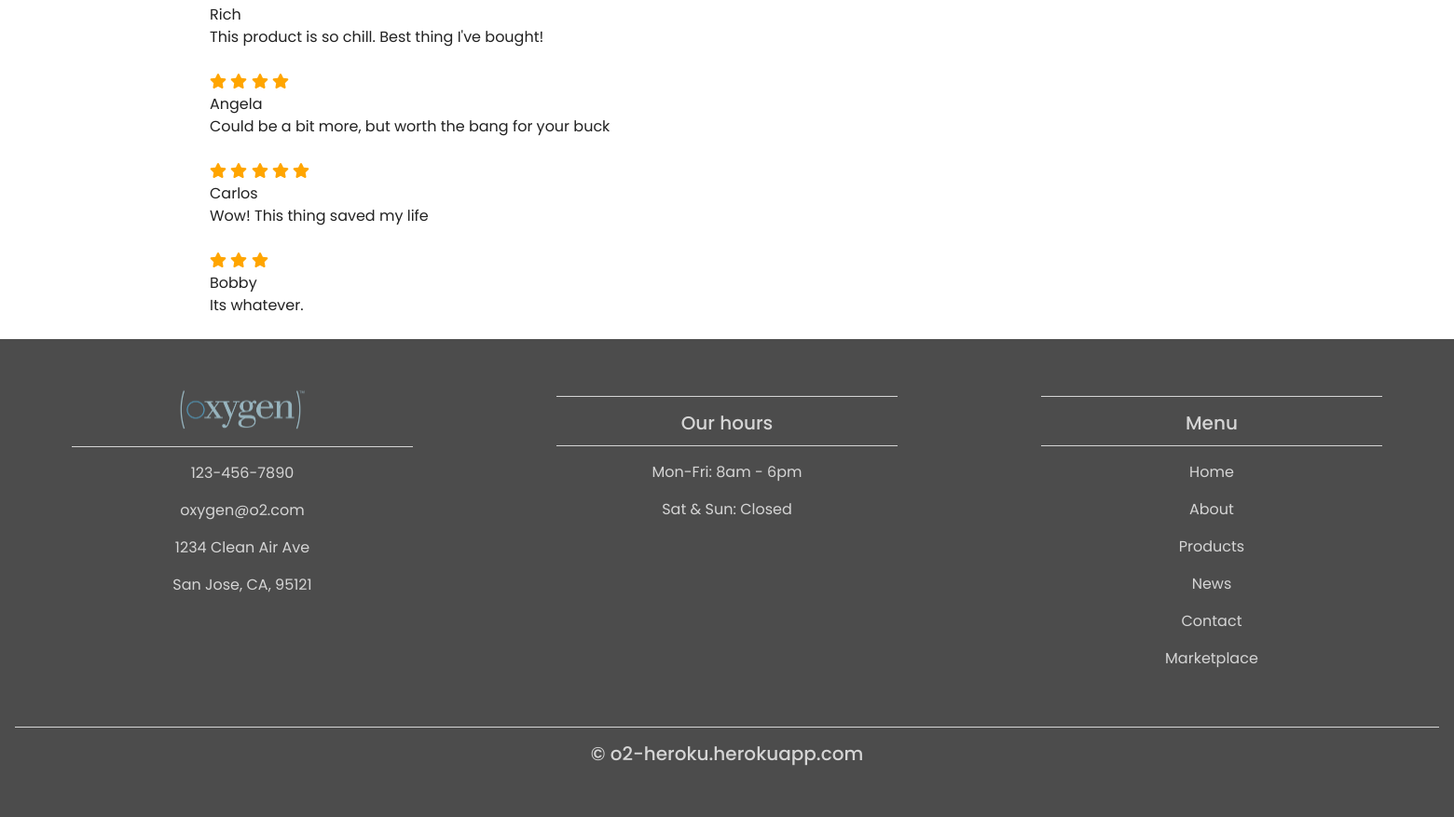
/detailPage.php?value=1 (lower part), run on an earlier commit of the app's database.
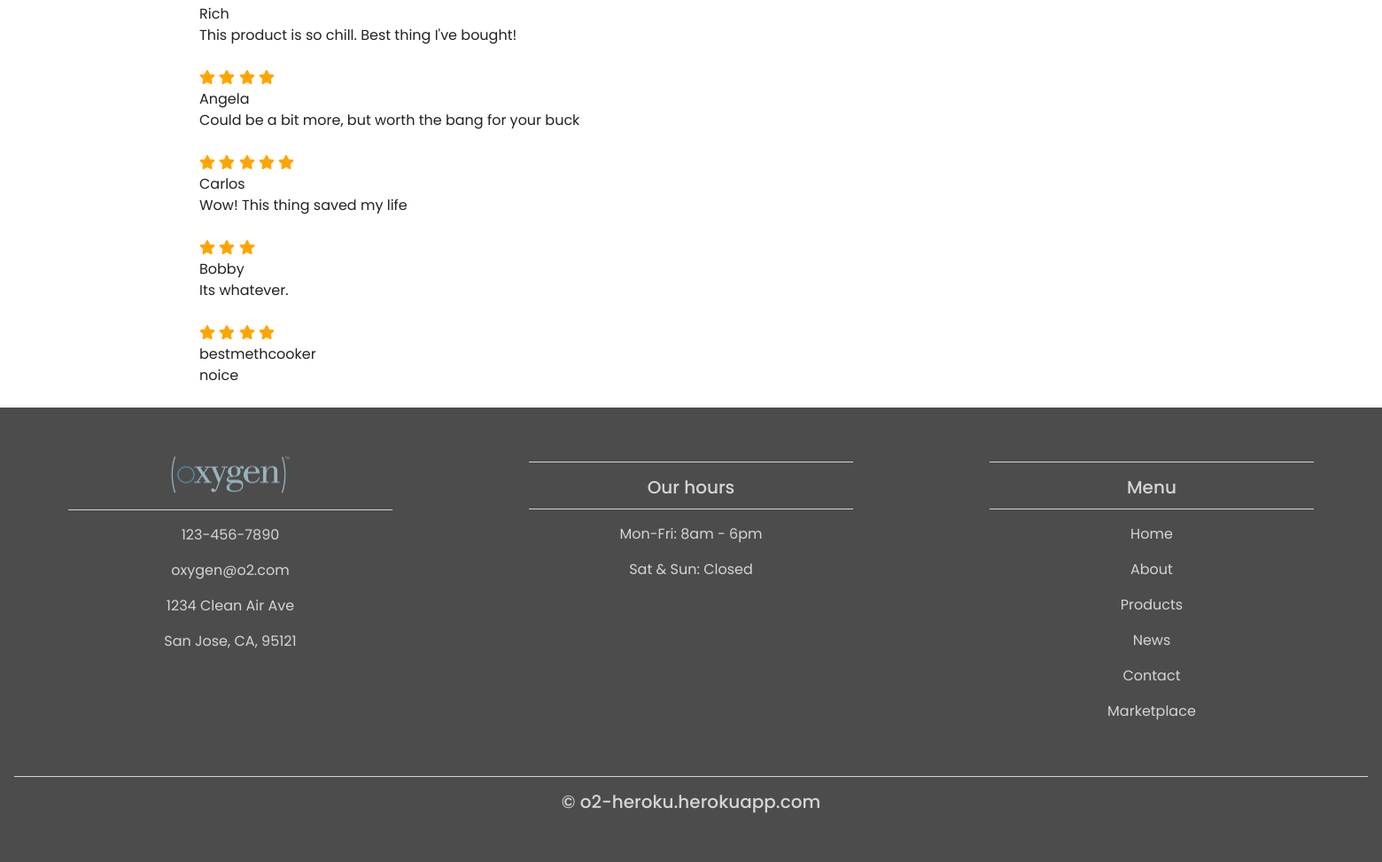
And on a later commit of the database.
### tables this page shows
CREATE TABLE `ratings` (
  `rating_id` int(11) NOT NULL,
  `product_id` int(11) NOT NULL,
  `user_name` varchar(30) NOT NULL,
  `comment` text NOT NULL,
  `rating` double NOT NULL
);

### detailPage.php (the view, shortened to what this page needs)
<?php
include("dbconfig.php");
include("starsComponent.php");
$sql_view_count = 'UPDATE products SET view_count = view_count + 1 WHERE product_id =' . $_GET["value"];
mysqli_query($conn, $sql_view_count);
$sql1 = 'SELECT * FROM products WHERE product_id = ' . $_GET["value"] . '';
$query1 = mysqli_query($conn, $sql1);
$products = mysqli_fetch_assoc($query1);
?>
<!DOCTYPE html>
<html lang="en">
<head>
    <link rel="stylesheet" href="https://maxcdn.bootstrapcdn.com/bootstrap/4.0.0/css/bootstrap.min.css">
    <link rel="stylesheet" href="./css/style.css" />
</head>
<body>
    <div class="container">
                <?php
                displayStars($products["product_rating"]);
                ?>
        <div>
            <?php
            $sql = 'SELECT * FROM ratings WHERE product_id = ' . $_GET["value"];
            $query = mysqli_query($conn, $sql);
            while ($row = mysqli_fetch_assoc($query)) {
                echo "<div>";
                echo $row['user_name'];
                echo $row['comment'];
                echo "</div>";
            }
            ?>
        </div>
    </div>
    <?php include('footerComponent.php'); ?>
</body>
</html>

### starsComponent.php
<?php
function displayStars($productRating)
{
    if ($productRating == NULL) {
        $starNumber = 0;
    } else {
        $starNumber = $productRating;
    }
    for ($x = 0; $x < 5; $x++) {
        if (floor($starNumber) - $x >= 1) {
            echo '<span style="color: orange;">
                    <i class="fa fa-star"></i>
                    </span>';
        } elseif ($starNumber - $x > 0) {
            echo '<span style="color: orange;">
                <i class="fas fa-star-half"></i>
                </span>';
        } else {
            echo " ";
        }
    }
}

### footerComponent.php
<?php echo '  <footer>
    <div class="container-fluid padding">
      <div class="row text-center">
        <div class="col-md-4">
          <img style="max-width: 150px; filter:brightness(85%);" src="img/o2-logo.png" alt="">
          <hr class="light">'; ?>
          <?php
            $fh = fopen("contacts.txt", "r");
            while ($line = fgets($fh)) {
                list($email, $phone, $street, $city, $state, $zip) = preg_split("/\,/", $line);
                echo ("<p>$phone</p>");
                echo ("<p>$email</p>");
                echo ("<p>$street</p>");
                echo ("<p>$city, $state, $zip</p>");
            }
            fclose($fh); ?>
          <?php echo '
        </div>
        <div class="col-md-4">
          <hr class="light">
          <h5>Our hours</h5>
          <hr class="light">
          <p>Mon-Fri: 8am - 6pm</p>
          <p>Sat & Sun: Closed</p>
        </div>
        <div class="col-md-4">
          <hr class="light">
          <h5>Menu</h5>
          <hr class="light">
          <p><a href="#">Home</a></p>
          <p><a href="#">About</a></p>
          <p><a href="productsPage.php">Products</a></p>
          <p><a href="#">News</a></p>
          <p><a href="#">Contact</a></p>
          <p><a href="#">Marketplace</a></p>
        </div>
        <div class="col-12">
          <hr class="light-100">
          <h5>&copy; o2-heroku.herokuapp.com</h5>
        </div>
      </div>
    </div>
  </footer>'; ?>

### css/style.css (style rules this page uses)
html, body { height: 100%; width: 100%; font-family: "Poppins", sans-serif; color: #222; }
.padding { padding-bottom: 2rem; }
footer { background-color: #4c4c4c; color: #d5d5d5; padding-top: 2rem; }
hr.light { border-top: 1px solid #d5d5d5; width: 75%; margin-top: 0.8rem; margin-bottom: 1rem; }
hr.light-100 { border-top: 1px solid #d5d5d5; width: 100%; margin-top: 0.8rem; margin-bottom: 1rem; }
footer a { color: #d5d5d5; }
[class*="col-"] { padding: 1rem; }

What changed in the data, as far as the page shows it:
added ratings: rating 4 (drawn), user_name "bestmethcooker", comment "noice"
